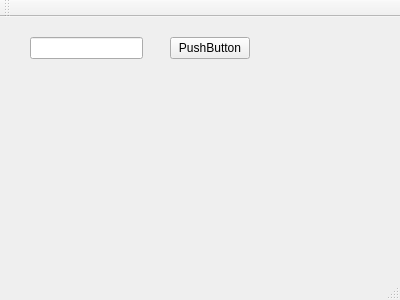
<?xml version="1.0" encoding="UTF-8"?>
<ui version="4.0">
 <class>MainWindow</class>
 <widget class="QMainWindow" name="MainWindow">
  <property name="geometry">
   <rect>
    <x>0</x>
    <y>0</y>
    <width>400</width>
    <height>300</height>
   </rect>
  </property>
  <property name="windowTitle">
   <string>MainWindow</string>
  </property>
  <widget class="QWidget" name="centralWidget">
   <widget class="QLineEdit" name="lineEdit">
    <property name="geometry">
     <rect>
      <x>30</x>
      <y>20</y>
      <width>113</width>
      <height>22</height>
     </rect>
    </property>
   </widget>
   <widget class="QPushButton" name="pushButton">
    <property name="geometry">
     <rect>
      <x>170</x>
      <y>20</y>
      <width>80</width>
      <height>22</height>
     </rect>
    </property>
    <property name="text">
     <string>PushButton</string>
    </property>
   </widget>
  </widget>
  <widget class="QMenuBar" name="menuBar">
   <property name="geometry">
    <rect>
     <x>0</x>
     <y>0</y>
     <width>400</width>
     <height>19</height>
    </rect>
   </property>
  </widget>
  <widget class="QToolBar" name="mainToolBar">
   <attribute name="toolBarArea">
    <enum>TopToolBarArea</enum>
   </attribute>
   <attribute name="toolBarBreak">
    <bool>false</bool>
   </attribute>
  </widget>
  <widget class="QStatusBar" name="statusBar"/>
 </widget>
 <layoutdefault spacing="6" margin="11"/>
 <resources/>
 <connections/>
</ui>
